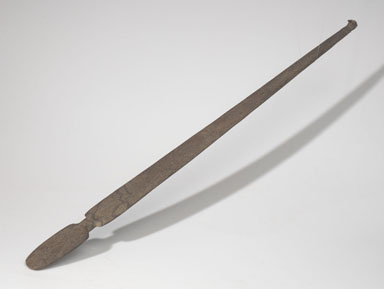
#> input picture images/Australia/a_1.jpg, 384 x 289 px
$ python -i imageCV.py   (imports and definitions only)   (Python 2 division)   (older library calls are emulated)
#> lines starting #> are read from the running program, lines starting #| are printed output that depends on the picture; after the words box and inside, x2 and y2 are one past the last pixel; in counts of white or black regions, pixels touching at a corner belong together
import cv2
import numpy as np
import os


"""
This is Ashwin's side of the code
"""


def imgcrop(filename):
#> called with filename = '../images/Australia/a_1.jpg'
    timg = cv2.imread(filename, 10)
#> timg is the input picture: shape (289, 384, 3); mean B, G, R 207.4, 208.3, 209.8
    final = cv2.cvtColor(timg, cv2.COLOR_BGR2GRAY)
    img = timg

    # Determine average deviation of rgb values in each pixel
    deviation = 0
    for x in range(len(img)):
        for y in range(len(img[0])):
            deviation += (abs(int(img[x, y, 0]) - int(img[x, y, 1])) +
                          (abs(int(img[x, y, 1]) - int(img[x, y, 2]))) / 2)
#> after the loop, deviation = 223888
    deviation = deviation / (len(img) * len(img[0]))
#> deviation = 2
    print deviation
#| 2

    # Use deviation to turn only background into black
    for x in range(len(img)):
        for y in range(len(img[0])):
            if ((abs(int(img[x, y, 0]) - int(img[x, y, 1])) < deviation) & (abs(int(img[x, y, 1]) - int(img[x, y, 2])) < deviation)):
                img[x, y, 0] = 0
                img[x, y, 1] = 0
                img[x, y, 2] = 0
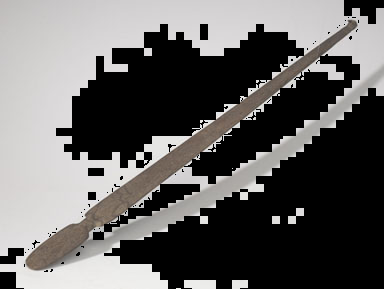
#> img: shape (289, 384, 3); mean B, G, R 97.8, 98.8, 100.2

    # grayscale = cv2.cvtColor(img, cv2.COLOR_BGR2GRAY)
    # blur = cv2.blur(grayscale, (5, 5))
    # ret, thresh = cv2.threshold(grayscale, 160, 255, cv2.THRESH_BINARY)

    # Convert from rgb to hsv
    hsv = cv2.cvtColor(img, cv2.COLOR_BGR2HSV)
#> hsv: shape (289, 384, 3); mean H, S, V 40.1, 4.6, 100.3

    # Create mask separating background from object
    lower = np.array([0, 10, 50])
    upper = np.array([255, 250, 250])
    mask = cv2.inRange(hsv, lower, upper)
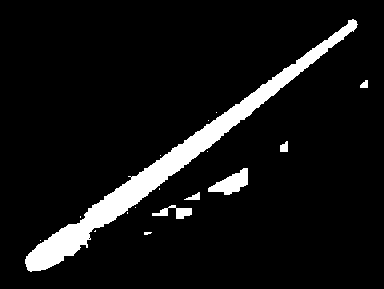
#> mask: shape (289, 384); 7.7% white; 17 white regions (11 under 20 px)

    # Find contours in masked image
    img_cnt, contours, hierarchy = cv2.findContours(mask, cv2.RETR_TREE, cv2.CHAIN_APPROX_SIMPLE)
#> contours = 18 contours, 12 with area under 20; largest, box (x1, y1, x2, y2) and area: (25, 19, 358, 272) 7053, (208, 168, 248, 195) 508, (152, 205, 192, 219) 196, (280, 141, 288, 152) 54, (184, 192, 200, 200) 48, (360, 80, 368, 88) 35
    # cv2.drawContours(img_cnt, contours, -1, (0, 0, 0), 10)

    # Draw only the largest rectangle boundary (which will be the image)
    rectangle = []
    max = 0
    for cnt in contours:
        (x, y, w, h) = cv2.boundingRect(cnt)
        if w * h > max:
            max = w * h
            rectangle = [x, y, w, h]
#> this loop made 18 passes
#> (x, y, w, h, max) on passes 1, 2, 7, 10, 17: (40, 240, 1, 1, 1), (144, 232, 8, 3, 24), (152, 205, 40, 14, 560), (208, 168, 40, 27, 1080), (25, 19, 333, 253, 84249)
#> (x, y, w, h) on passes 6, 8, 11, 12, 13, 14: (135, 207, 1, 1), (184, 192, 16, 8), (160, 155, 1, 1), (207, 151, 1, 1), (280, 141, 8, 11), (208, 120, 1, 1)
#> after the loop, max = 84249
    cv2.rectangle(final, (rectangle[0], rectangle[1]), (rectangle[0] +
                                                        rectangle[2], rectangle[1] + rectangle[3]), (200, 200, 100), 2)
#> final: shape (289, 384); min 64, max 242, mean 208.2

    # Crop the image upon the rectangle
    newimg = final[(rectangle[1]):(rectangle[1] + rectangle[3]),
                   (rectangle[0]):(rectangle[0] + rectangle[2])]
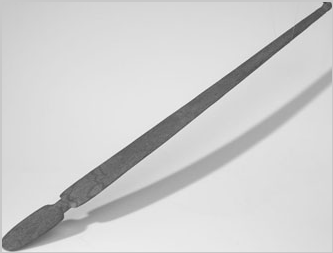
#> newimg: shape (253, 333); min 64, max 242, mean 206.7

    # Open blank white image
    blank_image = cv2.imread("/Users/ashwinr/Downloads/white2.jpg", 10)
#> (the run stopped early here; a loop or call above may not have finished)
